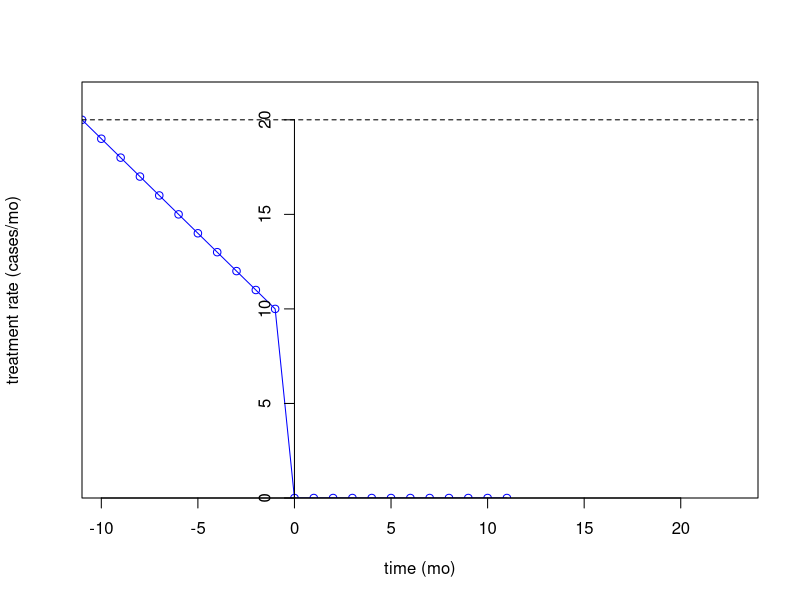

Write R code to recreate this figure.
rm(list = ls())
studytime = 36 #mo. 12mo beforehand and then interruption in first yr and see what happens in second year
t2 = studytime - 12; t1 = t2 - studytime + 1;
state = array(data = NA, dim = c(1,studytime), dimnames = list("Rx.rate",seq.int(t1,t2))) # district-specific Rx rate

# set rate----
state[1:11] = 20:10 # descending Rx.rate in preceding 11 mo as case count falls
state[(1:12 + abs(t1))] = 0 # interruption
Rx.thresh = max(state[1:11]) # Rx.thresh defined as maximum counts seen in last 11 mo
plot(x = strtoi(colnames(state)), y = state, type = "o", yaxt = "n", xaxs = "i",
     yaxs = "i", xlab = "time (mo)", ylab = "treatment rate (cases/mo)", 
     ylim = c(0,Rx.thresh+2), col = "blue")
axis(2,pos = 0)
abline(h = Rx.thresh, lty = 2)